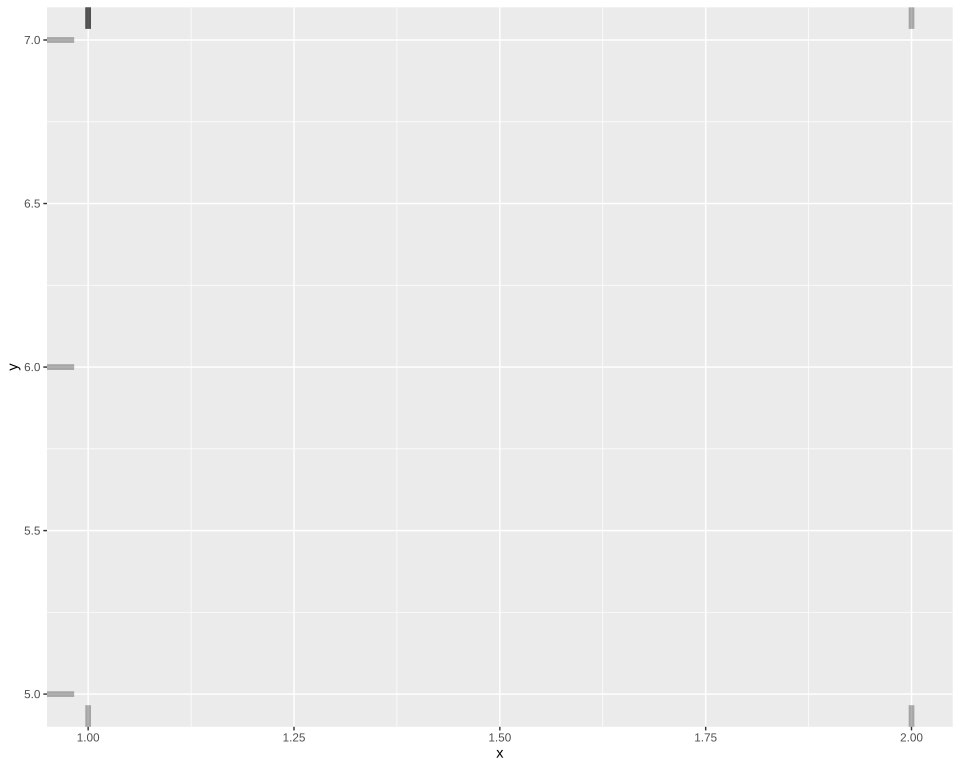

Write R code to recreate this figure.
# The plot test/golden/rug_repeated.svg draws, drawn by ggplot2 itself, as ggplot2's own visual
# tests draw their snapshots: the independent check on that golden whenever it changes. The suite
# never runs this; it needs R, ggplot2 and vdiffr, saved as the Docker image giggly-r:ggplot2-4.0.3.
# From the repository's root:
#
#   docker run --rm -v "$PWD/test/golden":/golden:ro giggly-r:ggplot2-4.0.3 \
#     Rscript /golden/rug_repeated.R > rug_repeated.ggplot2.svg
#
# and compare the two drawings element by element, as test/golden/line_missing.R does.
#
# Translucent rugs over rows repeated in every column: along the bottom and left a repeated row is
# drawn once, as ggplot2 joins the two axes' rows with vctrs::vec_set_union(), and along the top
# alone every time, so its lines darken where they pile up; a row missing its x comes last along
# the left, after the rows with an x.
# First checked with ggplot2 4.0.3 and vdiffr 1.0.9: every element and clip path matches, the x
# axis drawn before the y as in test/golden/point.svg.

library(ggplot2)

df <- data.frame(x = c(1, NA, 1, 2, 1), y = c(5, 7, 5, 6, 5))
plot <- ggplot(df, aes(x, y)) +
  geom_rug(alpha = 0.3, linewidth = 2) +
  geom_rug(sides = "t", alpha = 0.3, linewidth = 2) +
  theme_gray()

file <- tempfile(fileext = ".svg")
vdiffr::write_svg(plot, file)
cat(readLines(file), sep = "\n")
